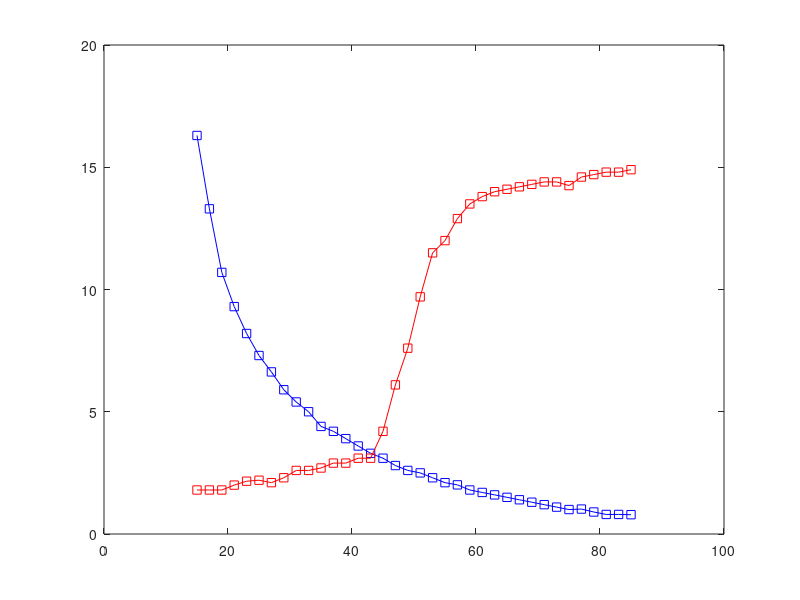

Write the MATLAB code that produced this figure. (Note: this script raises an error after producing the figure.)
clear all;close all;clc;
t=15:2:85;
R=[16.3 13.3 10.7 9.3 8.2 7.3 6.63 5.9 5.4 5 4.4 4.2 3.9 3.6 3.3 3.1 2.8 2.6 2.5 2.3 2.1 2.01 1.8 1.7 1.6 1.5 1.4 1.3 1.2 1.1 1 1.02 0.9 0.8 0.8 0.79]
Rd=[1.8 1.8 1.8 2 2.16 2.2 2.1 2.3 2.6 2.6 2.7 2.9 2.9 3.1 3.1 4.2 6.1 7.6 9.7 11.5 12 12.9 13.5 13.8 14 14.1 14.2 14.3 14.4 14.4 14.25 14.6 14.7 14.8 14.8 14.9]
plot(t,R,'-bs',t,Rd,'-rs')
datacursormode on
